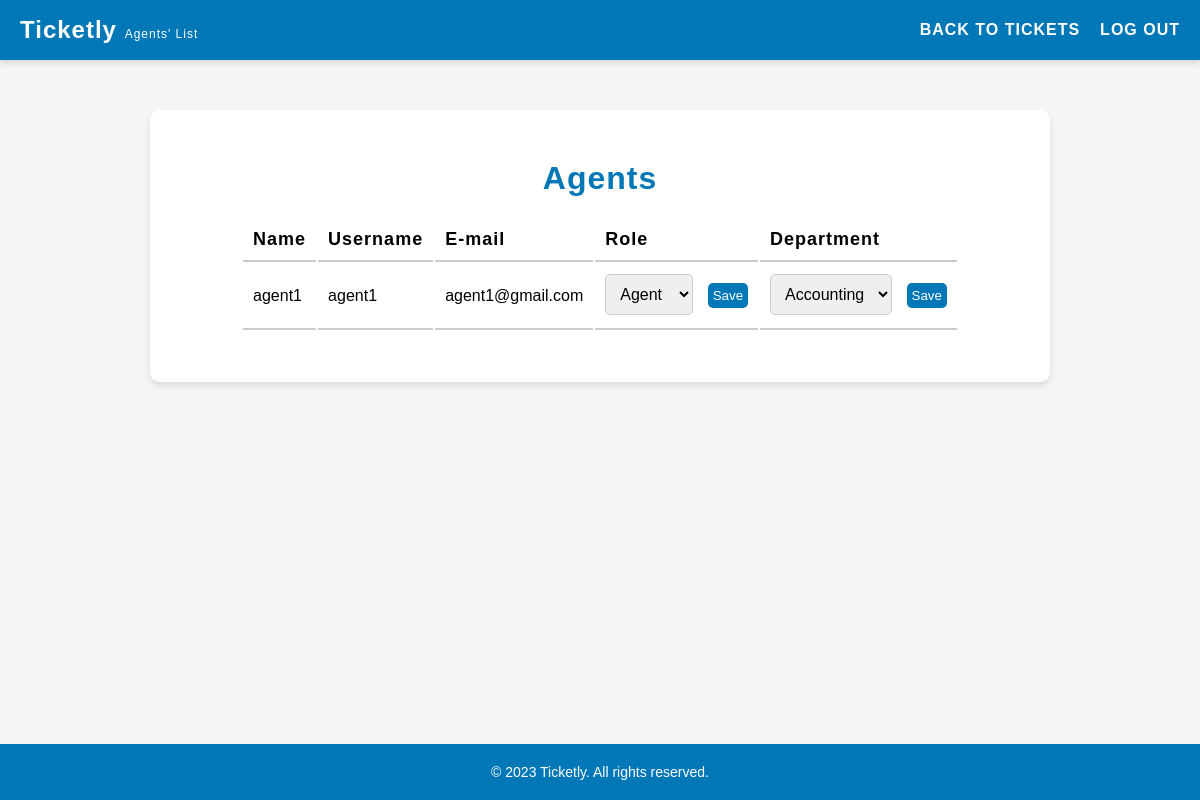
Before: /pages/listAgents.php (signed in) with the older database file.
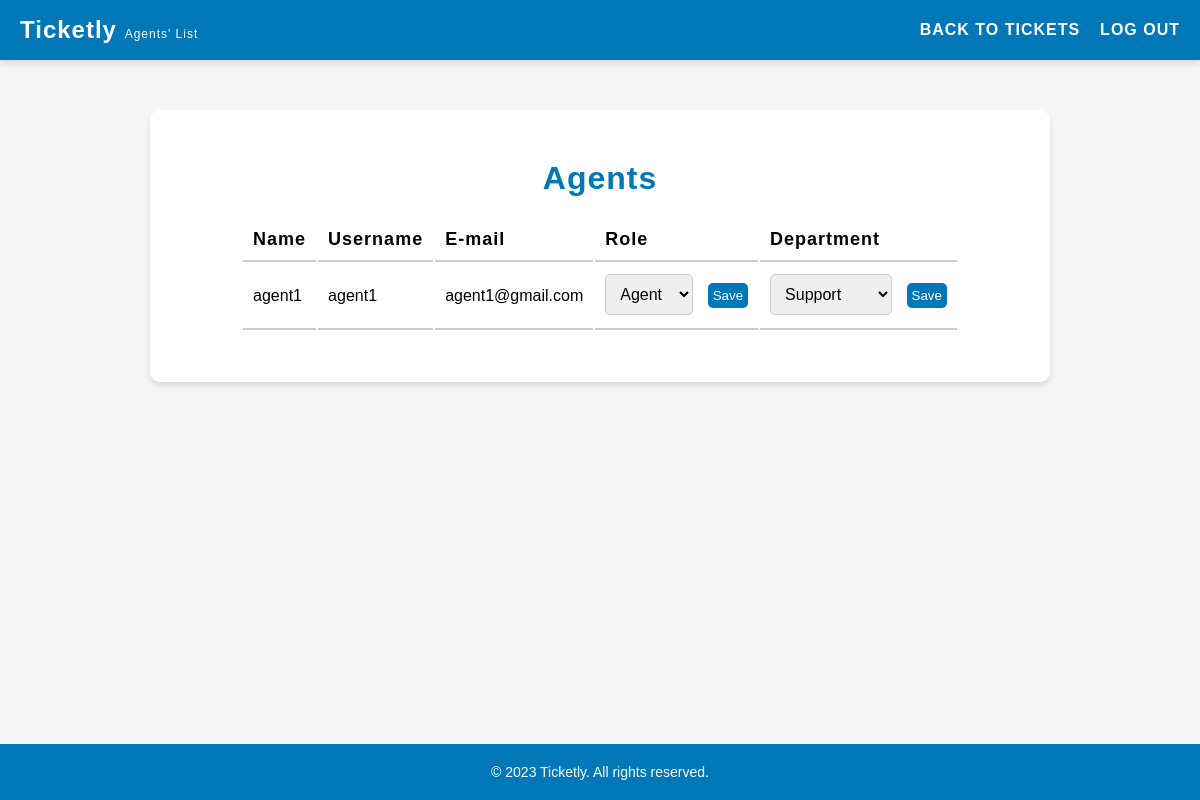
After: the same page with the newer database file.
### tables this page shows
CREATE TABLE users (
    id INTEGER PRIMARY KEY AUTOINCREMENT,
    username VARCHAR(255) NOT NULL UNIQUE,
    password VARCHAR(255) NOT NULL,
    email VARCHAR(255) NOT NULL UNIQUE,
    name VARCHAR(255) NOT NULL,
    role VARCHAR(10) NOT NULL DEFAULT 'client' CHECK (role IN ('client', 'agent', 'admin')),
    department_id INTEGER,
    FOREIGN KEY(department_id) REFERENCES departments(id)
);

### pages/listAgents.php (called while the page is built, shortened)
<?php
    $session = new Session();
    require_once(__DIR__ . '/../templates/listAgents.tpl.php');
    drawListAgents($session);
?>

### database/user.class.php (called while the page is built, shortened)
<?php
    class User {
        public function __construct(?int $id, string $username, string $password, string $email, string $name, string $role, int $departmentId = 1) {
            $this->id = $id;
            $this->username = $username;
            $this->email = $email;
            $this->name = $name;
            $this->role = $role;
            $this->departmentId = $departmentId;
        }
    }
    function getAgents(PDO $db): array {
        $stmt = $db->prepare('SELECT * FROM users WHERE role = ?');
        $stmt->execute(['agent']);
        $agents = [];
        while ($row = $stmt->fetch(PDO::FETCH_ASSOC)) {
            $agents[] = new User(
                (int) $row['id'],
                $row['username'],
                $row['password'],
                $row['email'],
                $row['name'],
                $row['role'],
                (int) $row['department_id']
            );
        }
        return $agents;
    }
?>

### database/departments.class.php (called while the page is built, shortened)
<?php
    class Departments {
        public function __construct(?int $id, string $name) {
            $this->id = $id;
            $this->name = $name;
        }
    }
    function getDepartments(PDO $db): array {
        $stmt = $db->prepare('SELECT * FROM departments');
        $stmt->execute();
        $departments = array();
        while ($row = $stmt->fetch(PDO::FETCH_ASSOC)) {
            $departments[] = new Departments(
                (int) $row['id'],
                $row['name']
            );
        }
        return $departments;
    }
?>

### templates/listAgents.tpl.php (the view, shortened to what this page needs)
<?php function drawListAgents(Session $session) {
    ?>
    <!DOCTYPE html>
    <html lang="en">
    <head>
        <link rel="stylesheet" href="../style/listClients.css">
        <link rel="stylesheet" href="../style/header.css">
    </head>
    <body>
        <header>
            <h1>Ticketly <span class="smaller">Agents' List</span></h1>
            <nav>
                <ul>
                    <li><a href="#" onclick="redirectToTickets('<?php echo $_SESSION['role']; ?>')">Back to Tickets</a></li>
                    <li><a href="../actions/action_logout.php">Log out</a></li>
                </ul>
            </nav>
        </header>
        <main>
            <h2>Agents</h2>
            <section id="agents">
                <table>
                    <tr>
                        <th>Name</th>
                        <th>Username</th>
                        <th>E-mail</th>
                        <th>Role</th>
                        <th>Department</th>
                    </tr>
                    <?php
                        require_once '../database/connection.db.php';
                        require_once '../database/user.class.php';
                        require_once '../database/departments.class.php';
                        $db = getDatabaseConnection();
                        $agents = getAgents($db);
                        foreach ($agents as $agent) { ?>
                        <tr>
                            <td><?php echo $agent->name ?></td>
                            <td><?php echo $agent->username ?></td>
                            <td><?php echo $agent->email ?></td>
                            <td>
                                <form class="role-form" data-agent-id="<?php echo $agent->id ?>">
                                    <select class="role-select" name="role">
                                        <option value="agent" <?php if ($agent->role == 'agent') echo 'selected' ?>>Agent</option>
                                    </select>
                                    <input type="submit" value="Save">
                                </form>
                            </td>
                            <td>
                            <?php
                                $departments = getDepartments($db);
                            ?>
                            <form class="department-form" data-agent-id="<?php echo $agent->id ?>">
                                <select class="department-select" name="departmentId">
                                <?php
                                    foreach ($departments as $department) {
                                        $selected = ($agent->departmentId == $department->id) ? 'selected' : '';
                                        echo '<option value="' . $department->id . '" ' . $selected . '>' . $department->name . '</option>';
                                    }
                                ?>
                                </select>
                                <input type="submit" value="Save">
                            </form>
                            </td>
                        </tr>
                    <?php } ?>
                </table>
            </section>
        </main>
        <?php include '../templates/footer.tpl.php';?>
    </body>
    </html>
<?php }?>

### templates/footer.tpl.php
<!DOCTYPE html>
<html>
    <link rel="stylesheet" href="../style/footer.css">
    <footer>
        <p>&copy; 2023 Ticketly. All rights reserved.</p>
    </footer>
<html>

### style/listClients.css (style rules this page uses)
main { background-color: #fff; padding: 50px; border-radius: 10px; box-shadow: 0 4px 6px rgba(0, 0, 0, 0.1); margin: 50px auto; max-width: 900px; display: flex; flex-direction: column; align-items: center; margin-bottom: 100px; }
main h2 { text-align: center; font-size: 32px; margin-bottom: 20px; font-weight: 600; letter-spacing: 1px; color: #0077b6; }
table tr th { font-size: 18px; font-weight: 600; letter-spacing: 1px; text-align: left; padding: 10px; border-bottom: 2px solid #ccc; }
table tr td { padding: 10px; border-bottom: 2px solid #ccc; }
select, input[type="submit"] { font-size: 16px; padding: 10px; border-radius: 5px; border: 1px solid #ccc; transition: border-color 0.3s ease; flex: 1; }
select { margin-right: 10px; max-width: 200px; }
input[type="submit"] { background-color: #0077b6; color: #fff; border: none; cursor: pointer; transition: all 0.3s ease; align-self: center; flex: 1; max-width: 50%; font-size: smaller; padding: 5px; margin-bottom: 10px; }

### style/header.css (style rules this page uses)
* { box-sizing: border-box; margin: 0; padding: 0; }
body { font-family: Arial, sans-serif; background-color: #f5f5f5; }
header { background-color: #0077b6; color: #fff; display: flex; justify-content: space-between; align-items: center; padding: 20px; height: 60px; box-shadow: 0 4px 6px rgba(0, 0, 0, 0.1); }
header h1 { font-size: 24px; letter-spacing: 1px; }
header nav ul { display: flex; list-style-type: none; }
header nav li:not(:last-child) { margin-right: 20px; }
header nav a { color: #fff; text-decoration: none; font-size: 16px; letter-spacing: 1px; text-transform: uppercase; font-weight: 600; transition: color 0.3s ease; }
.smaller { font-size: 0.5em; font-weight: lighter; }

### style/footer.css (style rules this page uses)
footer { position: fixed; bottom: 0; left: 0; width: 100%; background-color: #0077b6; color: #fff; text-align: center; padding: 20px; font-size: 14px; margin: 0; }
footer p { margin: 0; }

Changed rows visible on the page:
changed users "agent1": departmentId "Accounting" → "Support"
